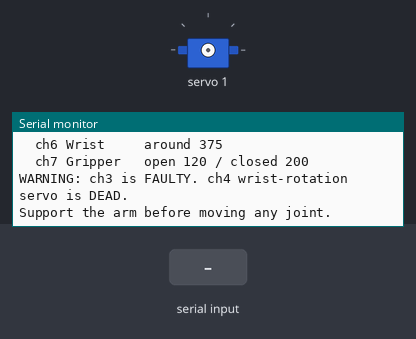
Simulated run of this sketch. Board: Arduino Uno, built with avr-gcc and run on an emulated ATmega328P. Shown: servo, the last lines printed to the serial monitor. The inputs (shaded band) are chosen by the test bench.

Above: at 1.2 s.
1.3 s: "1,90\n" received over Serial
At 2.3 s:
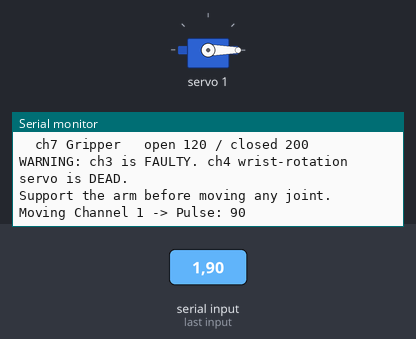
2.8 s: "90,45\n" received over Serial
At 3.4 s:
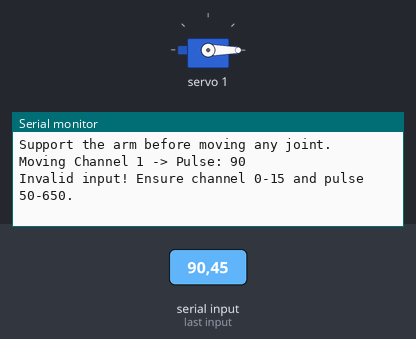
4.3 s: "3\n" received over Serial
At 6.4 s:
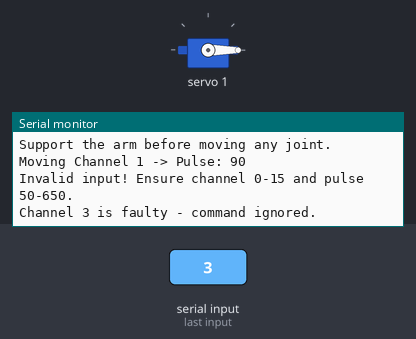
6.7 s: "4\n" received over Serial
At 8.3 s:
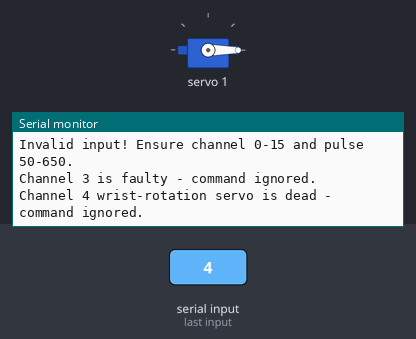

Measured:
- after the input at 1.3 s, the serial monitor: prints a new line at once (image 1)
- after the input at 2.8 s, the serial monitor: prints a new line at once (image 2)
- after the input at 4.3 s, the serial monitor: prints a new line after 1.0 s (image 3)
- after the input at 6.7 s, the serial monitor: prints a new line after 1.0 s (image 4)

The sketch:

joint_calibration.ino
```cpp
/*
 * Joint Calibration Utility
 * Robotic Arm Pick and Place System
 *
 * Description:
 * Interactive Serial monitor tool to calibrate individual servo joints.
 * Allows entering target channel and pulse width or angle to identify exact
 * physical mechanical limits (0 deg, 90 deg, 180 deg) without stalling.
 */

#include <Wire.h>
#include <Adafruit_PWMServoDriver.h>

Adafruit_PWMServoDriver pwm = Adafruit_PWMServoDriver(0x40);

#define SERVO_FREQ 50

void setup() {
  Serial.begin(115200);
  pwm.begin();
  pwm.setOscillatorFrequency(27000000);
  pwm.setPWMFreq(SERVO_FREQ);

  Serial.println(F("========================================"));
  Serial.println(F("      Robotic Arm Joint Calibration      "));
  Serial.println(F("========================================"));
  Serial.println(F("Format: <channel> <pulse_ticks>"));
  Serial.println(F("Example: '0 375' (moves channel 0 to tick 375)"));
  Serial.println(F(""));
  Serial.println(F("Calibrated working ranges:"));
  Serial.println(F("  ch0 Base      335-415 (center 375)"));
  Serial.println(F("  ch1 Shoulder  250-275 (center 260, vertical)"));
  Serial.println(F("  ch2 Elbow     205-310 (center 300, vertical)"));
  Serial.println(F("  ch6 Wrist     around 375"));
  Serial.println(F("  ch7 Gripper   open 120 / closed 200"));
  Serial.println(F(""));
  Serial.println(F("WARNING: ch3 is FAULTY. ch4 wrist-rotation servo is DEAD."));
  Serial.println(F("Support the arm before moving any joint."));
}

void loop() {
  if (Serial.available() > 0) {
    int channel = Serial.parseInt();
    int pulse = Serial.parseInt();

    if (channel == 3) {
      Serial.println(F("Channel 3 is faulty - command ignored."));
    } else if (channel == 4) {
      Serial.println(F("Channel 4 wrist-rotation servo is dead - command ignored."));
    } else if (channel >= 0 && channel <= 15 && pulse >= 50 && pulse <= 650) {
      Serial.print(F("Moving Channel "));
      Serial.print(channel);
      Serial.print(F(" -> Pulse: "));
      Serial.println(pulse);

      pwm.setPWM(channel, 1, pulse);
    } else {
      Serial.println(F("Invalid input! Ensure channel 0-15 and pulse 50-650."));
    }

    // Flush any remaining characters in the buffer
    while (Serial.available() > 0) {
      Serial.read();
    }
  }
}
```
